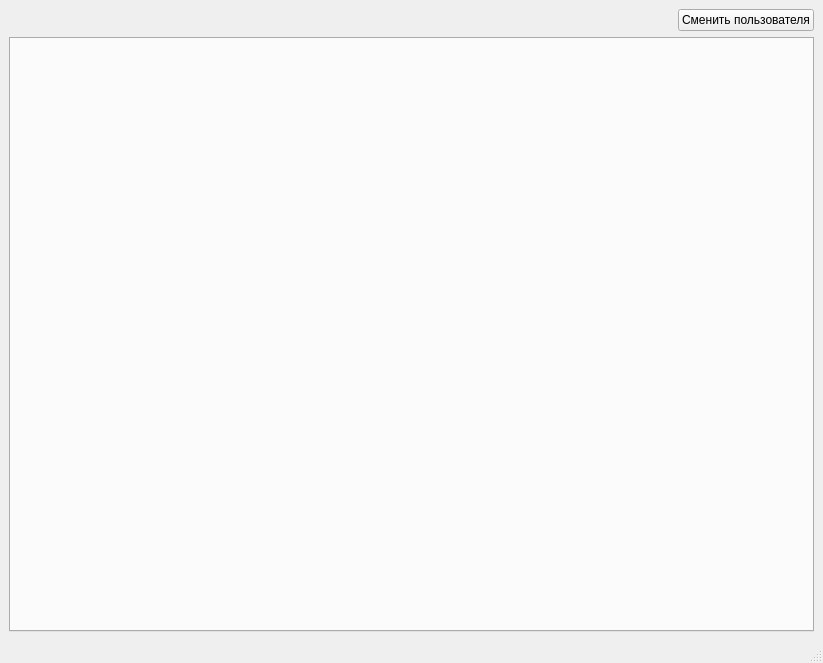
<?xml version="1.0" encoding="UTF-8"?>
<ui version="4.0">
 <class>MainWindow</class>
 <widget class="QMainWindow" name="MainWindow">
  <property name="geometry">
   <rect>
    <x>0</x>
    <y>0</y>
    <width>823</width>
    <height>663</height>
   </rect>
  </property>
  <property name="windowTitle">
   <string>MainWindow</string>
  </property>
  <widget class="QWidget" name="centralwidget">
   <layout class="QGridLayout" name="gridLayout">
    <item row="0" column="1">
     <widget class="QPushButton" name="pushButton">
      <property name="text">
       <string>Сменить пользователя</string>
      </property>
     </widget>
    </item>
    <item row="0" column="0">
     <spacer name="horizontalSpacer">
      <property name="orientation">
       <enum>Qt::Horizontal</enum>
      </property>
      <property name="sizeHint" stdset="0">
       <size>
        <width>40</width>
        <height>20</height>
       </size>
      </property>
     </spacer>
    </item>
    <item row="1" column="0" colspan="2">
     <widget class="QTabWidget" name="tabWidgetShipments">
      <property name="currentIndex">
       <number>-1</number>
      </property>
     </widget>
    </item>
   </layout>
  </widget>
  <widget class="QMenuBar" name="menubar">
   <property name="geometry">
    <rect>
     <x>0</x>
     <y>0</y>
     <width>823</width>
     <height>17</height>
    </rect>
   </property>
  </widget>
  <widget class="QStatusBar" name="statusbar"/>
 </widget>
 <resources/>
 <connections/>
</ui>
